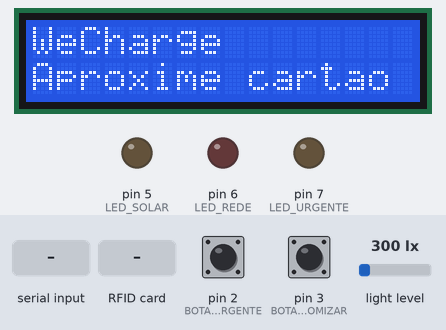
This sketch was run on a simulated Arduino Uno, built with avr-gcc and run on an emulated ATmega328P. On the bench: 16×2 character LCD, output pins drawn as LEDs (lit = HIGH). Inputs (shaded band) come from the test bench; at power-on: pin 2 (BOTAO_URGENTE) HIGH, pin 3 (BOTAO_ECONOMIZAR) HIGH, light level 300 lx. Pins used as bus, display or sensor lines are not drawn; what the sketch prints to the serial monitor is not drawn.

Above: at 1.6 s.
1.7 s: "U\n" received over Serial
At 2.1 s:
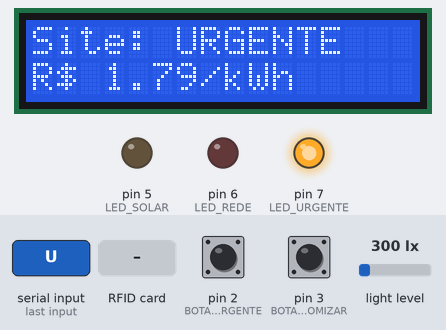
3.2 s: "E\n" received over Serial
At 3.8 s:
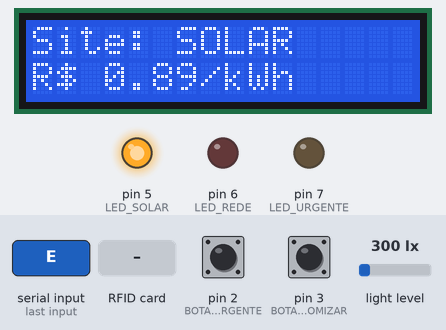
4.7 s: "RESET\n" received over Serial
At 5.1 s:
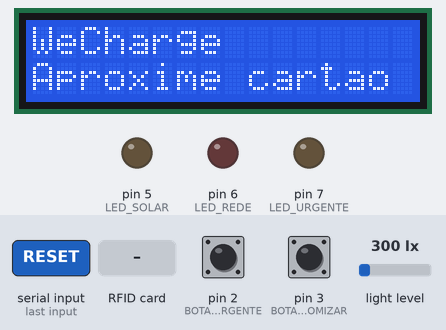
6.2 s: RFID card 5E 7A 19 C4 held to the reader
At 6.5 s:
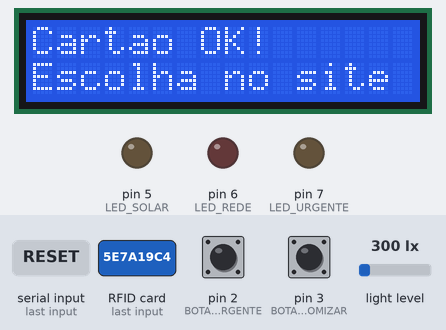
Timing chart, 0 to 9.2 s (numbered marks = the images above; inputs shaded):
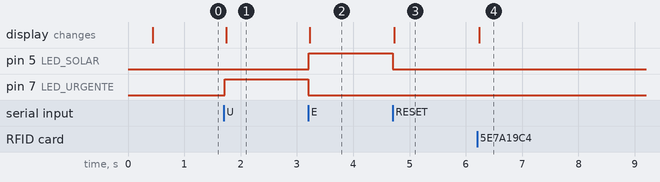

Measured:
- after the input at 1.7 s, pin 7 (LED_URGENTE): LOW → HIGH at once; the display: changes after 0.05 s (image 1)
- after the input at 3.2 s, pin 5 (LED_SOLAR): LOW → HIGH at once; pin 7 (LED_URGENTE): HIGH → LOW at once; the display: changes at once (image 2)
- after the input at 4.7 s, pin 5 (LED_SOLAR): HIGH → LOW at once; the display: changes at once (image 3)
- after the input at 6.2 s, the display: changes at once (image 4)

The sketch:

wecharge_maquete_integrada_5s_20lux_carregando_reset.ino
```cpp
/*
  ============================================================
  WeCharge / ChargeGrid — Maquete Física (Arduino UNO)
  INTEGRACAO ROBUSTA COM SITE + RFID + 2 BOTOES + BH1750
  ============================================================

  FLUXO:
  1) Site conecta pela USB (Web Serial) e envia HELLO.
  2) Arduino responde EVENTO:PRONTO.
  3) Cartao RFID -> Arduino envia EVENTO:RFID_OK.
  4) Site libera automaticamente a etapa de escolha.
  5) Site envia 'U' ou 'E'.
     U -> LED amarelo (URGENTE)
     E -> BH1750 decide:
          luz > limiar -> LED verde (SOLAR)
          luz <= limiar -> LED vermelho (REDE)
  6) Arduino confirma o resultado pela USB.

  BOTOES FISICOS (tambem funcionam):
  - pino 2 -> URGENTE -> LED amarelo
  - pino 3 -> ECONOMIZAR -> verde/vermelho conforme BH1750

  LIGACOES:
  RFID RC522: SDA->10, SCK->13, MOSI->11, MISO->12, RST->9, 3.3V, GND
  BH1750: SDA->A4, SCL->A5, VCC->5V, GND->GND
  LCD I2C: SDA->A4, SCL->A5, 5V, GND
  Botao urgente: pino 2 -> botao -> GND
  Botao economizar: pino 3 -> botao -> GND
  LED verde: pino 5 -> resistor 220R -> LED -> GND
  LED vermelho: pino 6 -> resistor 220R -> LED -> GND
  LED amarelo: pino 7 -> resistor 220R -> LED -> GND
  ============================================================
*/

#include <SPI.h>
#include <MFRC522.h>
#include <Wire.h>
#include <LiquidCrystal_I2C.h>
#include <BH1750.h>

// ---------- Pinos ----------
#define RFID_SS_PIN       10
#define RFID_RST_PIN       9
#define BOTAO_URGENTE      2
#define BOTAO_ECONOMIZAR   3
#define LED_SOLAR          5   // verde
#define LED_REDE           6   // vermelho
#define LED_URGENTE        7   // amarelo

// ---------- Objetos ----------
MFRC522 leitorRFID(RFID_SS_PIN, RFID_RST_PIN);
LiquidCrystal_I2C lcd(0x27, 16, 2);
BH1750 sensorLuz;

// ---------- Configuracao ----------
const float LIMIAR_LUZ = 20.0; // acima disso = SOLAR; cobrindo o sensor deve cair para REDE
const unsigned long DEBOUNCE_MS = 220;
const unsigned long AGUARDAR_ESCOLHA_MS = 15000;
const unsigned long TEMPO_LED_MS = 5000;

// ---------- Estado ----------
bool autenticado = false;
bool aguardandoEscolha = false;
unsigned long inicioAguardandoEscolha = 0;

unsigned long ultimoApertoUrgente = 0;
unsigned long ultimoApertoEconomizar = 0;
unsigned long desligarLedsEm = 0;
bool temporizadorLedAtivo = false;

String bufferSerial = "";

// ============================================================
// SETUP
// ============================================================
void setup() {
  Serial.begin(9600);
  delay(300);

  // RFID
  SPI.begin();
  leitorRFID.PCD_Init();

  // I2C
  Wire.begin();
  sensorLuz.begin();

  // Botoes
  pinMode(BOTAO_URGENTE, INPUT_PULLUP);
  pinMode(BOTAO_ECONOMIZAR, INPUT_PULLUP);

  // LEDs
  pinMode(LED_SOLAR, OUTPUT);
  pinMode(LED_REDE, OUTPUT);
  pinMode(LED_URGENTE, OUTPUT);
  apagarTodosLeds();
  cancelarTemporizadorLed();

  // LCD
  lcd.init();
  lcd.backlight();
  telaInicial();

  // Aviso inicial. O site tambem pode pedir HELLO depois.
  Serial.println("EVENTO:PRONTO");
}

// ============================================================
// LOOP
// ============================================================
void loop() {
  verificarSerial();
  atualizarLedTemporizado();

  if (!autenticado) {
    verificarCartao();
  } else if (aguardandoEscolha) {
    verificarBotoes();

    if (millis() - inicioAguardandoEscolha > AGUARDAR_ESCOLHA_MS) {
      Serial.println("EVENTO:TIMEOUT_ESCOLHA");
      resetarSistema();
    }
  }
}

// ============================================================
// SERIAL: SITE -> ARDUINO
// ============================================================
void verificarSerial() {
  while (Serial.available() > 0) {
    char c = Serial.read();

    // Site envia comandos simples separados por \n.
    if (c == '\n' || c == '\r') {
      if (bufferSerial.length() > 0) {
        bufferSerial.trim();
        processarComando(bufferSerial);
        bufferSerial = "";
      }
    } else if (c >= 32 && c <= 126) {
      bufferSerial += c;

      // Limite de seguranca
      if (bufferSerial.length() > 30) {
        bufferSerial = "";
      }
    }
  }
}

void processarComando(String comando) {
  comando.toUpperCase();

  if (comando == "HELLO" || comando == "PING") {
    Serial.println("EVENTO:PRONTO");
    return;
  }

  if (comando == "U") {
    Serial.println("EVENTO:RECEBI_U");
    processarUrgente(true);
    return;
  }

  if (comando == "E") {
    Serial.println("EVENTO:RECEBI_E");
    processarEconomizar(true);
    return;
  }

  // Reinicia a maquete junto com o botao "Reiniciar demonstracao" do site.
  if (comando == "RESET") {
    Serial.println("EVENTO:RESET_RECEBIDO");
    resetarSistema();
    Serial.println("EVENTO:RESET_OK");
    return;
  }
}

// ============================================================
// RFID
// ============================================================
void verificarCartao() {
  if (!leitorRFID.PICC_IsNewCardPresent()) {
    return;
  }

  if (!leitorRFID.PICC_ReadCardSerial()) {
    return;
  }

  autenticado = true;
  aguardandoEscolha = true;
  inicioAguardandoEscolha = millis();

  apagarTodosLeds();

  lcd.clear();
  lcd.setCursor(0, 0);
  lcd.print("Cartao OK!");
  lcd.setCursor(0, 1);
  lcd.print("Escolha no site");

  // Este e o evento que libera o site automaticamente.
  Serial.println("EVENTO:RFID_OK");

  leitorRFID.PICC_HaltA();
  leitorRFID.PCD_StopCrypto1();
}

// ============================================================
// BOTOES FISICOS
// ============================================================
void verificarBotoes() {
  if (digitalRead(BOTAO_URGENTE) == LOW) {
    if (millis() - ultimoApertoUrgente >= DEBOUNCE_MS) {
      ultimoApertoUrgente = millis();
      Serial.println("EVENTO:BOTAO_URGENTE");
      processarUrgente(false);
    }
    return;
  }

  if (digitalRead(BOTAO_ECONOMIZAR) == LOW) {
    if (millis() - ultimoApertoEconomizar >= DEBOUNCE_MS) {
      ultimoApertoEconomizar = millis();
      Serial.println("EVENTO:BOTAO_ECONOMIZAR");
      processarEconomizar(false);
    }
  }
}

// ============================================================
// MODO URGENTE
// ============================================================
void processarUrgente(bool veioDoSite) {
  autenticado = true;
  aguardandoEscolha = false;

  apagarTodosLeds();
  digitalWrite(LED_URGENTE, HIGH);

  lcd.clear();
  lcd.setCursor(0, 0);
  lcd.print(veioDoSite ? "Site: URGENTE" : "Modo: URGENTE");
  lcd.setCursor(0, 1);
  lcd.print("R$ 1.79/kWh");

  Serial.println("EVENTO:URGENTE_OK");
  iniciarTemporizadorLeds();
}

// ============================================================
// MODO ECONOMIZAR
// ============================================================
void processarEconomizar(bool veioDoSite) {
  autenticado = true;
  aguardandoEscolha = false;

  apagarTodosLeds();

  float lux = sensorLuz.readLightLevel();

  // Se a biblioteca retornar valor negativo, considera erro do sensor.
  if (lux < 0) {
    Serial.println("EVENTO:BH1750_ERRO");
    digitalWrite(LED_REDE, HIGH);

    lcd.clear();
    lcd.setCursor(0, 0);
    lcd.print("Eco: REDE");
    lcd.setCursor(0, 1);
    lcd.print("Sensor indispon.");

    Serial.println("EVENTO:ECONOMIZAR_REDE");
    iniciarTemporizadorLeds();
    return;
  }

  Serial.print("EVENTO:LUX:");
  Serial.println(lux, 1);

  lcd.clear();
  lcd.setCursor(0, 0);

  if (lux > LIMIAR_LUZ) {
    // Tem luz suficiente -> SOLAR -> verde
    digitalWrite(LED_SOLAR, HIGH);

    lcd.print(veioDoSite ? "Site: SOLAR" : "Eco: SOLAR");
    lcd.setCursor(0, 1);
    lcd.print("R$ 0.89/kWh");

    Serial.println("EVENTO:ECONOMIZAR_SOLAR");
    iniciarTemporizadorLeds();
  } else {
    // Pouca luz -> REDE -> vermelho
    digitalWrite(LED_REDE, HIGH);

    lcd.print(veioDoSite ? "Site: REDE" : "Eco: REDE");
    lcd.setCursor(0, 1);
    lcd.print("R$ 1.42/kWh");

    Serial.println("EVENTO:ECONOMIZAR_REDE");
    iniciarTemporizadorLeds();
  }
}

// ============================================================
// TEMPORIZADOR DOS LEDs
// ============================================================
void iniciarTemporizadorLeds() {
  // Marca exatamente quando os LEDs devem apagar.
  // O timer fica independente da funcao apagarTodosLeds().
  desligarLedsEm = millis() + TEMPO_LED_MS;
  temporizadorLedAtivo = true;
}

void atualizarLedTemporizado() {
  if (!temporizadorLedAtivo) {
    return;
  }

  // Subtracao assinada tambem funciona quando millis() faz rollover.
  if ((long)(millis() - desligarLedsEm) >= 0) {
    digitalWrite(LED_SOLAR, LOW);
    digitalWrite(LED_REDE, LOW);
    digitalWrite(LED_URGENTE, LOW);

    temporizadorLedAtivo = false;
    desligarLedsEm = 0;

    // O efeito visual termina, mas a recarga continua.
    lcd.clear();
    lcd.setCursor(0, 0);
    lcd.print("CARREGANDO...");
    lcd.setCursor(0, 1);
    lcd.print("Recarga em curso");

    Serial.println("EVENTO:LEDS_OFF");
    Serial.println("EVENTO:CARREGANDO");
  }
}

// ============================================================
// UTILIDADES
// ============================================================
void apagarTodosLeds() {
  digitalWrite(LED_SOLAR, LOW);
  digitalWrite(LED_REDE, LOW);
  digitalWrite(LED_URGENTE, LOW);
}

void cancelarTemporizadorLed() {
  temporizadorLedAtivo = false;
  desligarLedsEm = 0;
}

void telaInicial() {
  lcd.clear();
  lcd.setCursor(0, 0);
  lcd.print("WeCharge");
  lcd.setCursor(0, 1);
  lcd.print("Aproxime cartao");
}

void resetarSistema() {
  cancelarTemporizadorLed();
  apagarTodosLeds();
  autenticado = false;
  aguardandoEscolha = false;
  bufferSerial = "";
  leitorRFID.PICC_HaltA();
  leitorRFID.PCD_StopCrypto1();
  telaInicial();
}
```
